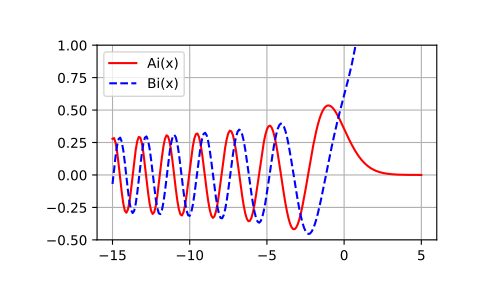

Here is the Python script that generated this plot:
# Compute the Airy functions on the interval [-15, 5].

from scipy import special
x = np.linspace(-15, 5, 201)
ai, aip, bi, bip = special.airy(x)

# Plot Ai(x) and Bi(x).

import matplotlib.pyplot as plt
plt.plot(x, ai, 'r', label='Ai(x)')
plt.plot(x, bi, 'b--', label='Bi(x)')
plt.ylim(-0.5, 1.0)
plt.grid()
plt.legend(loc='upper left')
plt.show()
